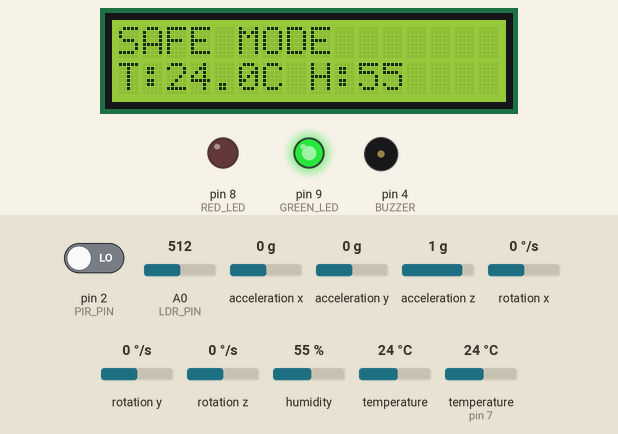
Bench run of a sketch on a simulated Arduino Uno, built with avr-gcc and run on an emulated ATmega328P. On the bench: 16×2 character LCD, output pins drawn as LEDs (lit = HIGH), buzzer (waves = sounding, pin HIGH). The test bench sets the inputs (shaded band); at power-on: acceleration x 0 g, pin 2 (PIR_PIN) LOW, A0 (LDR_PIN) = 512, acceleration y 0 g, acceleration z 1 g, rotation x 0 °/s, rotation y 0 °/s, rotation z 0 °/s, humidity 55 %, temperature 24 °C, temperature (sensor on pin 7) 24 °C. What the sketch prints to the serial monitor is not drawn.

Above: at 5.3 s.
5.4 s: acceleration x set to -0.8 g
7.3 s: acceleration x set to -1.1 g
At 9.3 s:
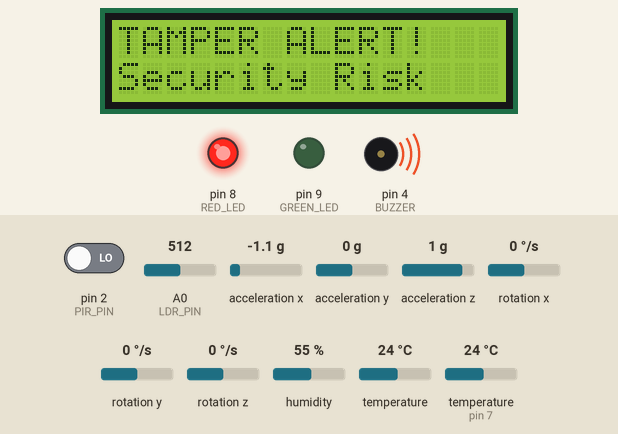
9.6 s: pin 2 (PIR_PIN) driven HIGH
At 11.3 s:
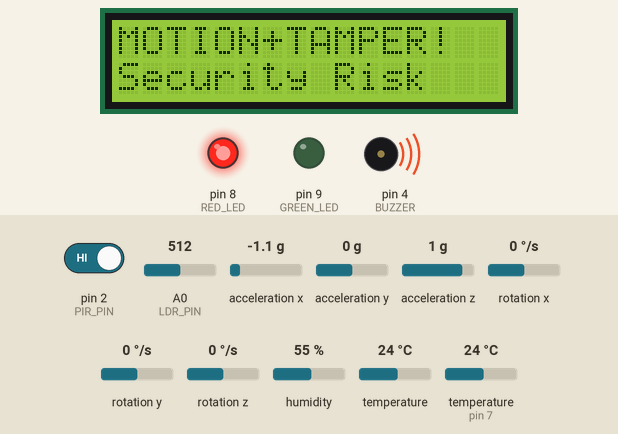
11.6 s: pin 2 (PIR_PIN) driven LOW
At 13.3 s:
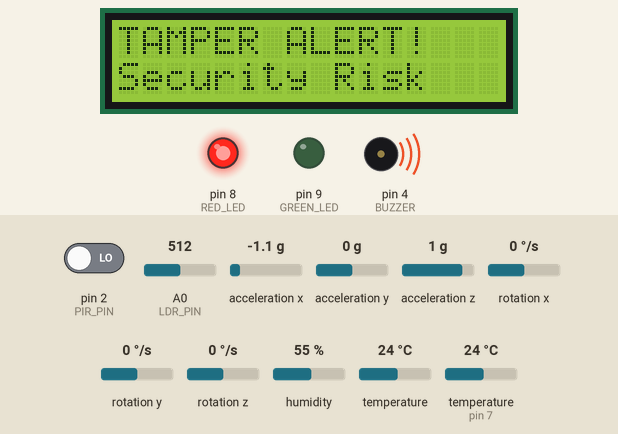
13.6 s: acceleration x set to 0 g
At 14.6 s:
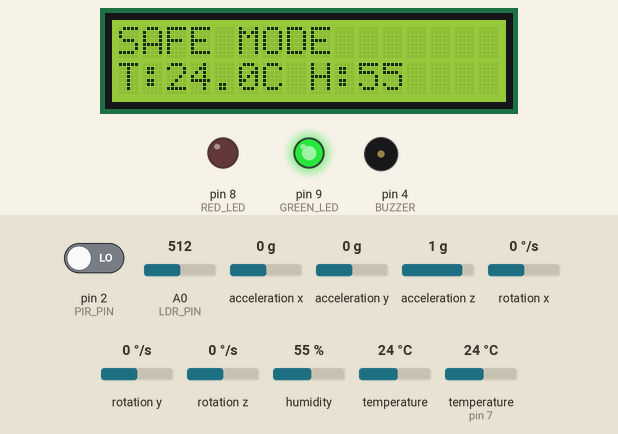
15.6 s: A0 (LDR_PIN) set to 481
At 16.6 s:
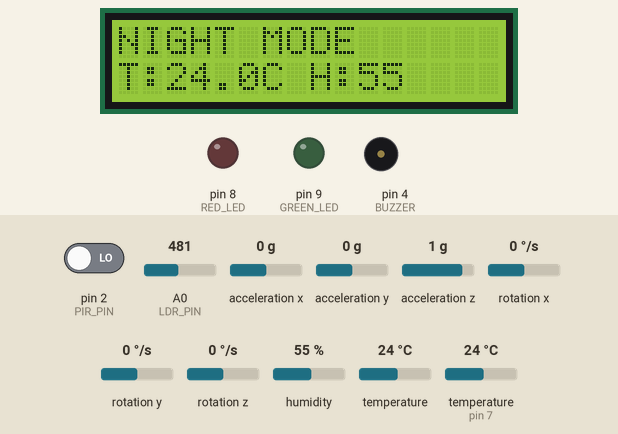
Timing chart, 0 to 18.6 s (numbered marks = the images above; inputs shaded):
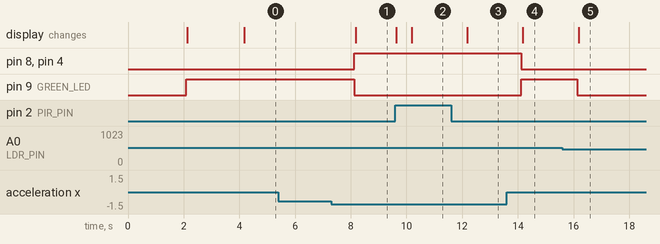

Measured:
- the behaviour switches between -0.9 and -1 g on acceleration x (found by bisection; images 0 and 1)
- the behaviour switches between 500 and 499 on A0 (LDR_PIN) (found by bisection; images 4 and 5)
- after the input at 5.4 s, every drawn part: stays the same
- after the input at 7.3 s, pin 8 (RED_LED), pin 4 (BUZZER): LOW → HIGH after 0.82 s; pin 9 (GREEN_LED): HIGH → LOW after 0.82 s; the display: changes after 0.88 s (image 1)
- after the input at 9.6 s, the display: first changes at once (image 2 shows a later state)
- after the input at 11.6 s, the display: changes after 0.58 s (image 3)
- after the input at 13.6 s, pin 8 (RED_LED), pin 4 (BUZZER): HIGH → LOW after 0.52 s; pin 9 (GREEN_LED): LOW → HIGH after 0.52 s; the display: changes after 0.57 s (image 4)
- after the input at 15.6 s, pin 9 (GREEN_LED): HIGH → LOW after 0.53 s; the display: changes after 0.58 s (image 5)

The sketch:

smart_security_system.ino
```cpp
#include <Wire.h>
#include <LiquidCrystal_I2C.h>
#include <DHT.h>
#include <Adafruit_MPU6050.h>
#include <Adafruit_Sensor.h>

LiquidCrystal_I2C lcd(0x27, 16, 2);

#define DHTPIN 7
#define DHTTYPE DHT22
DHT dht(DHTPIN, DHTTYPE);

#define PIR_PIN 2
#define LDR_PIN A0
#define GREEN_LED 9
#define RED_LED 8
#define BUZZER 4

Adafruit_MPU6050 mpu;

const float MOTION_THRESHOLD = 1.0;
const int DARK_THRESHOLD = 500;
const unsigned long SENSOR_INTERVAL = 1000;

unsigned long lastSensorRead = 0;

String lastLCDLine0 = "";
String lastLCDLine1 = "";

enum SystemState {
  SAFE,
  NIGHT_MODE,
  MOTION_ALERT,
  TAMPER_ALERT,
  MOTION_TAMPER_ALERT
};

SystemState currentState = SAFE;

volatile bool motionDetectedFlag = false;

void motionISR() {
  motionDetectedFlag = true;
}

void updateLCD(String line0, String line1) {
  if (line0 != lastLCDLine0 || line1 != lastLCDLine1) {
    lcd.clear();
    lcd.setCursor(0, 0);
    lcd.print(line0);
    lcd.setCursor(0, 1);
    lcd.print(line1);
    lastLCDLine0 = line0;
    lastLCDLine1 = line1;
  }
}

void applyState(SystemState state, float temp, float hum) {
  switch (state) {
    case SAFE:
      digitalWrite(GREEN_LED, HIGH);
      digitalWrite(RED_LED, LOW);
      digitalWrite(BUZZER, LOW);
      updateLCD("SAFE MODE", "T:" + String(temp, 1) + "C H:" + String(hum, 0));
      break;

    case NIGHT_MODE:
      digitalWrite(GREEN_LED, LOW);
      digitalWrite(RED_LED, LOW);
      digitalWrite(BUZZER, LOW);
      updateLCD("NIGHT MODE", "T:" + String(temp, 1) + "C H:" + String(hum, 0));
      break;

    case MOTION_ALERT:
      digitalWrite(RED_LED, HIGH);
      digitalWrite(BUZZER, HIGH);
      digitalWrite(GREEN_LED, LOW);
      updateLCD("MOTION ALERT!", "Security Risk");
      break;

    case TAMPER_ALERT:
      digitalWrite(RED_LED, HIGH);
      digitalWrite(BUZZER, HIGH);
      digitalWrite(GREEN_LED, LOW);
      updateLCD("TAMPER ALERT!", "Security Risk");
      break;

    case MOTION_TAMPER_ALERT:
      digitalWrite(RED_LED, HIGH);
      digitalWrite(BUZZER, HIGH);
      digitalWrite(GREEN_LED, LOW);
      updateLCD("MOTION+TAMPER!", "Security Risk");
      break;
  }
}

void setup() {
  Serial.begin(9600);

  lcd.init();
  lcd.backlight();
  lcd.setCursor(0, 0);
  lcd.print("System Starting");
  lcd.setCursor(0, 1);
  lcd.print("Please Wait...");
  delay(2000);

  dht.begin();

  pinMode(PIR_PIN, INPUT);
  attachInterrupt(digitalPinToInterrupt(PIR_PIN), motionISR, RISING);

  pinMode(GREEN_LED, OUTPUT);
  pinMode(RED_LED, OUTPUT);
  pinMode(BUZZER, OUTPUT);

  digitalWrite(GREEN_LED, HIGH);
  digitalWrite(RED_LED, LOW);
  digitalWrite(BUZZER, LOW);

  if (!mpu.begin()) {
    lcd.clear();
    lcd.setCursor(0, 0);
    lcd.print("MPU6050 ERROR");
    while (1);
  }

  mpu.setAccelerometerRange(MPU6050_RANGE_2_G);
  mpu.setGyroRange(MPU6050_RANGE_250_DEG);
  mpu.setFilterBandwidth(MPU6050_BAND_21_HZ);

  lcd.clear();
  lcd.setCursor(0, 0);
  lcd.print("System Ready");
  lcd.setCursor(0, 1);
  lcd.print("Monitoring...");
  delay(2000);
}

void loop() {
  if (motionDetectedFlag && currentState != MOTION_ALERT && currentState != MOTION_TAMPER_ALERT) {
    currentState = MOTION_ALERT;
    applyState(currentState, 0.0, 0.0);
    Serial.println(">>> INTERRUPT: MOTION DETECTED <<<");
  }

  unsigned long currentTime = millis();

  if (currentTime - lastSensorRead >= SENSOR_INTERVAL) {
    lastSensorRead = currentTime;

    int lightValue = analogRead(LDR_PIN);
    float temp = dht.readTemperature();
    float hum = dht.readHumidity();

    if (isnan(temp) || isnan(hum)) {
      Serial.println("DHT22 READ FAILED - skipping cycle");
      return;
    }

    sensors_event_t a, g, tempSensor;
    mpu.getEvent(&a, &g, &tempSensor);

    float ax = abs(a.acceleration.x / 9.8);
    float ay = abs(a.acceleration.y / 9.8);

    bool pirTriggered = motionDetectedFlag || (digitalRead(PIR_PIN) == HIGH);
    motionDetectedFlag = false;

    bool tamperTriggered = (ax >= MOTION_THRESHOLD || ay >= MOTION_THRESHOLD);
    bool nightMode = (lightValue < DARK_THRESHOLD);

    if (pirTriggered && tamperTriggered) {
      currentState = MOTION_TAMPER_ALERT;
    } else if (pirTriggered) {
      currentState = MOTION_ALERT;
    } else if (tamperTriggered) {
      currentState = TAMPER_ALERT;
    } else if (nightMode) {
      currentState = NIGHT_MODE;
    } else {
      currentState = SAFE;
    }

    applyState(currentState, temp, hum);

    Serial.print("State: ");
    switch (currentState) {
      case SAFE:                Serial.print("SAFE"); break;
      case NIGHT_MODE:          Serial.print("NIGHT_MODE"); break;
      case MOTION_ALERT:        Serial.print("MOTION_ALERT"); break;
      case TAMPER_ALERT:        Serial.print("TAMPER_ALERT"); break;
      case MOTION_TAMPER_ALERT: Serial.print("MOTION_TAMPER_ALERT"); break;
    }

    Serial.print(" | Light: "); Serial.print(lightValue);
    Serial.print(" | PIR: "); Serial.print(pirTriggered);
    Serial.print(" | Temp: "); Serial.print(temp);
    Serial.print(" | Hum: "); Serial.print(hum);
    Serial.print(" | AX: "); Serial.print(ax);
    Serial.print(" | AY: "); Serial.println(ay);
  }
}
```
